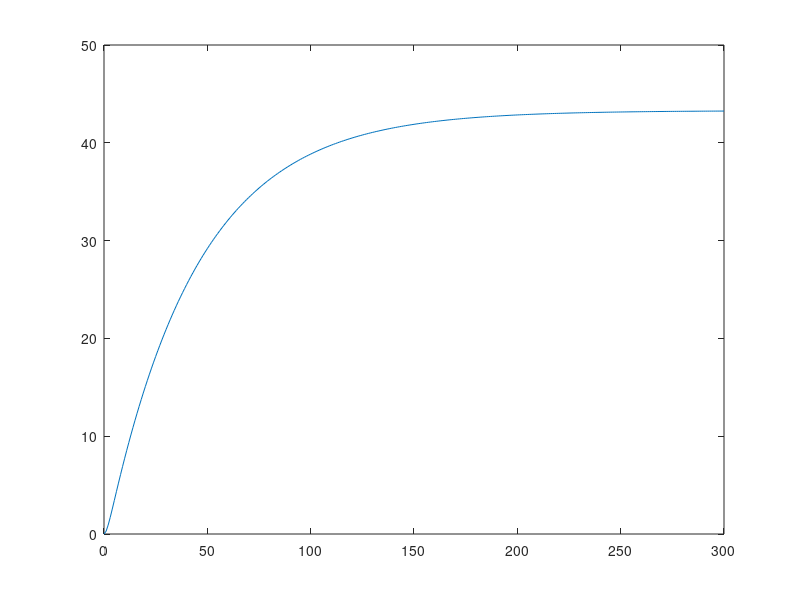

Write MATLAB code to recreate this figure.
k1 = 0.6931;
k2 = 0.0231;
I = 1;

c = @(t) (I/k1)*(1-exp(-k1*t));

t_max = 300;

t = 0:1:t_max;

x = zeros(1,t_max+1);
y = zeros(1,t_max+1);

c2 = @(t) ( (I/k2)*(1-exp(-k2*t)) - (I/(k2-k1))*( exp(-k1*t) - exp(-k2*t)) );

for i=1:1:t_max+1
    x(i) = c(i-1);
end

for i=1:1:t_max+1
    y(i) = c2(i-1);
end

plot(t,y);

limiting = I/k2